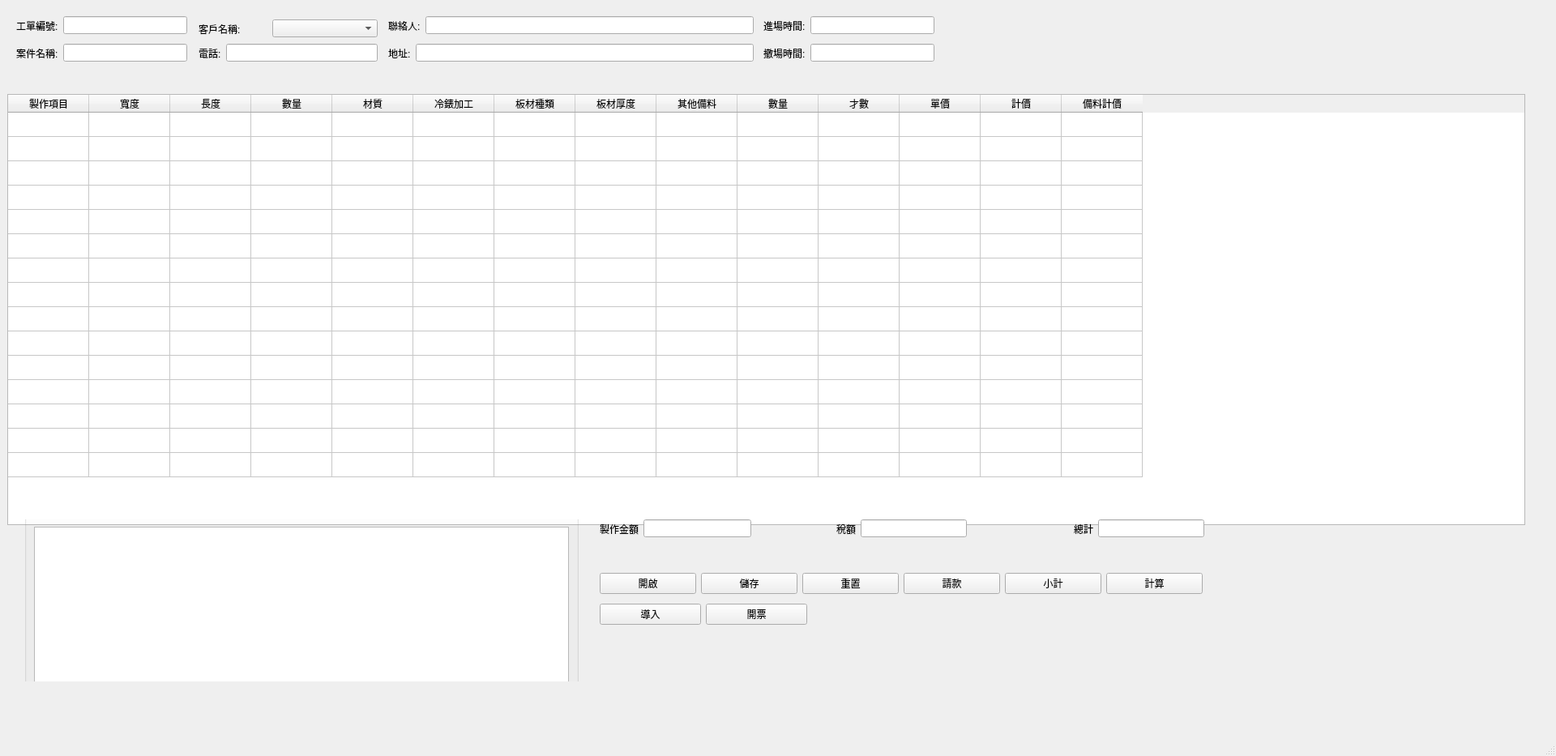
<?xml version="1.0" encoding="UTF-8"?>
<ui version="4.0">
 <class>MainWindow</class>
 <widget class="QMainWindow" name="MainWindow">
  <property name="geometry">
   <rect>
    <x>0</x>
    <y>0</y>
    <width>1920</width>
    <height>933</height>
   </rect>
  </property>
  <property name="sizePolicy">
   <sizepolicy hsizetype="Expanding" vsizetype="Preferred">
    <horstretch>0</horstretch>
    <verstretch>0</verstretch>
   </sizepolicy>
  </property>
  <property name="minimumSize">
   <size>
    <width>100</width>
    <height>0</height>
   </size>
  </property>
  <property name="windowTitle">
   <string>MainWindow</string>
  </property>
  <widget class="QWidget" name="centralwidget">
   <widget class="QWidget" name="">
    <property name="geometry">
     <rect>
      <x>0</x>
      <y>0</y>
      <width>1891</width>
      <height>841</height>
     </rect>
    </property>
    <layout class="QVBoxLayout" name="verticalLayout_2">
     <item>
      <widget class="QWidget" name="wdg_topContent" native="true">
       <property name="minimumSize">
        <size>
         <width>0</width>
         <height>101</height>
        </size>
       </property>
       <widget class="QWidget" name="">
        <property name="geometry">
         <rect>
          <x>10</x>
          <y>10</y>
          <width>1161</width>
          <height>81</height>
         </rect>
        </property>
        <layout class="QGridLayout" name="lay_topgrid" rowstretch="1,1" columnstretch="1,1,2,1">
         <item row="0" column="0">
          <widget class="QWidget" name="wdg_workNum" native="true">
           <property name="sizePolicy">
            <sizepolicy hsizetype="Preferred" vsizetype="Minimum">
             <horstretch>0</horstretch>
             <verstretch>0</verstretch>
            </sizepolicy>
           </property>
           <property name="minimumSize">
            <size>
             <width>0</width>
             <height>20</height>
            </size>
           </property>
           <widget class="QWidget" name="">
            <property name="geometry">
             <rect>
              <x>10</x>
              <y>10</y>
              <width>211</width>
              <height>23</height>
             </rect>
            </property>
            <layout class="QHBoxLayout" name="horizontalLayout">
             <item>
              <widget class="QLabel" name="lbl_workNum">
               <property name="text">
                <string>工單編號:</string>
               </property>
              </widget>
             </item>
             <item>
              <widget class="QLineEdit" name="le_worknum"/>
             </item>
            </layout>
           </widget>
          </widget>
         </item>
         <item row="0" column="1">
          <widget class="QWidget" name="wdg_customerName" native="true">
           <property name="sizePolicy">
            <sizepolicy hsizetype="Preferred" vsizetype="Minimum">
             <horstretch>0</horstretch>
             <verstretch>0</verstretch>
            </sizepolicy>
           </property>
           <property name="minimumSize">
            <size>
             <width>0</width>
             <height>20</height>
            </size>
           </property>
           <widget class="QWidget" name="">
            <property name="geometry">
             <rect>
              <x>0</x>
              <y>10</y>
              <width>221</width>
              <height>31</height>
             </rect>
            </property>
            <layout class="QHBoxLayout" name="horizontalLayout_3">
             <item>
              <widget class="QLabel" name="lbl_customerName">
               <property name="text">
                <string>客戶名稱:</string>
               </property>
              </widget>
             </item>
             <item>
              <widget class="QComboBox" name="cb_customerName">
               <property name="minimumSize">
                <size>
                 <width>130</width>
                 <height>0</height>
                </size>
               </property>
              </widget>
             </item>
            </layout>
           </widget>
          </widget>
         </item>
         <item row="0" column="2">
          <widget class="QWidget" name="wdg_contactName" native="true">
           <property name="sizePolicy">
            <sizepolicy hsizetype="Preferred" vsizetype="Minimum">
             <horstretch>0</horstretch>
             <verstretch>0</verstretch>
            </sizepolicy>
           </property>
           <property name="minimumSize">
            <size>
             <width>150</width>
             <height>20</height>
            </size>
           </property>
           <widget class="QWidget" name="">
            <property name="geometry">
             <rect>
              <x>0</x>
              <y>10</y>
              <width>451</width>
              <height>23</height>
             </rect>
            </property>
            <layout class="QHBoxLayout" name="horizontalLayout_5">
             <item>
              <widget class="QLabel" name="lbl_contactName">
               <property name="text">
                <string>聯絡人:</string>
               </property>
               <property name="alignment">
                <set>Qt::AlignLeading|Qt::AlignLeft|Qt::AlignVCenter</set>
               </property>
              </widget>
             </item>
             <item>
              <widget class="QLineEdit" name="le_contactName"/>
             </item>
            </layout>
           </widget>
          </widget>
         </item>
         <item row="0" column="3">
          <widget class="QWidget" name="wdg_startTime" native="true">
           <property name="sizePolicy">
            <sizepolicy hsizetype="Preferred" vsizetype="Minimum">
             <horstretch>0</horstretch>
             <verstretch>0</verstretch>
            </sizepolicy>
           </property>
           <property name="minimumSize">
            <size>
             <width>150</width>
             <height>20</height>
            </size>
           </property>
           <widget class="QWidget" name="">
            <property name="geometry">
             <rect>
              <x>0</x>
              <y>10</y>
              <width>211</width>
              <height>23</height>
             </rect>
            </property>
            <layout class="QHBoxLayout" name="horizontalLayout_7">
             <item>
              <widget class="QLabel" name="lbl_startTime">
               <property name="text">
                <string>進場時間:</string>
               </property>
              </widget>
             </item>
             <item>
              <widget class="QLineEdit" name="le_startTime"/>
             </item>
            </layout>
           </widget>
          </widget>
         </item>
         <item row="1" column="0">
          <widget class="QWidget" name="wdg_caseName" native="true">
           <property name="minimumSize">
            <size>
             <width>0</width>
             <height>20</height>
            </size>
           </property>
           <widget class="QWidget" name="">
            <property name="geometry">
             <rect>
              <x>10</x>
              <y>0</y>
              <width>211</width>
              <height>23</height>
             </rect>
            </property>
            <layout class="QHBoxLayout" name="horizontalLayout_2">
             <item>
              <widget class="QLabel" name="lbl_caseName">
               <property name="text">
                <string>案件名稱:</string>
               </property>
              </widget>
             </item>
             <item>
              <widget class="QLineEdit" name="le_caseName"/>
             </item>
            </layout>
           </widget>
          </widget>
         </item>
         <item row="1" column="1">
          <widget class="QWidget" name="wdg_phone" native="true">
           <property name="minimumSize">
            <size>
             <width>0</width>
             <height>20</height>
            </size>
           </property>
           <widget class="QWidget" name="">
            <property name="geometry">
             <rect>
              <x>0</x>
              <y>0</y>
              <width>221</width>
              <height>23</height>
             </rect>
            </property>
            <layout class="QHBoxLayout" name="horizontalLayout_4">
             <item>
              <widget class="QLabel" name="lbl_phone">
               <property name="text">
                <string>電話:</string>
               </property>
              </widget>
             </item>
             <item>
              <widget class="QLineEdit" name="le_phone"/>
             </item>
            </layout>
           </widget>
          </widget>
         </item>
         <item row="1" column="2">
          <widget class="QWidget" name="wdg_address" native="true">
           <property name="minimumSize">
            <size>
             <width>150</width>
             <height>20</height>
            </size>
           </property>
           <widget class="QWidget" name="">
            <property name="geometry">
             <rect>
              <x>0</x>
              <y>0</y>
              <width>451</width>
              <height>23</height>
             </rect>
            </property>
            <layout class="QHBoxLayout" name="horizontalLayout_6">
             <item>
              <widget class="QLabel" name="lbl_address">
               <property name="text">
                <string>地址:</string>
               </property>
              </widget>
             </item>
             <item>
              <widget class="QLineEdit" name="lle_address">
               <property name="minimumSize">
                <size>
                 <width>0</width>
                 <height>0</height>
                </size>
               </property>
              </widget>
             </item>
            </layout>
           </widget>
          </widget>
         </item>
         <item row="1" column="3">
          <widget class="QWidget" name="wdg_endTime" native="true">
           <property name="minimumSize">
            <size>
             <width>150</width>
             <height>20</height>
            </size>
           </property>
           <widget class="QWidget" name="">
            <property name="geometry">
             <rect>
              <x>0</x>
              <y>0</y>
              <width>211</width>
              <height>23</height>
             </rect>
            </property>
            <layout class="QHBoxLayout" name="horizontalLayout_8">
             <item>
              <widget class="QLabel" name="lbl_endTime">
               <property name="text">
                <string>撤場時間:</string>
               </property>
              </widget>
             </item>
             <item>
              <widget class="QLineEdit" name="le_endTime"/>
             </item>
            </layout>
           </widget>
          </widget>
         </item>
        </layout>
       </widget>
      </widget>
     </item>
     <item>
      <widget class="QWidget" name="wdg_lineItems" native="true">
       <property name="sizePolicy">
        <sizepolicy hsizetype="Preferred" vsizetype="Minimum">
         <horstretch>0</horstretch>
         <verstretch>0</verstretch>
        </sizepolicy>
       </property>
       <property name="minimumSize">
        <size>
         <width>0</width>
         <height>550</height>
        </size>
       </property>
       <layout class="QVBoxLayout" name="verticalLayout">
        <item>
         <widget class="QTableWidget" name="tbl_lineItems">
          <property name="sizePolicy">
           <sizepolicy hsizetype="Expanding" vsizetype="MinimumExpanding">
            <horstretch>0</horstretch>
            <verstretch>0</verstretch>
           </sizepolicy>
          </property>
          <property name="minimumSize">
           <size>
            <width>0</width>
            <height>400</height>
           </size>
          </property>
          <property name="rowCount">
           <number>15</number>
          </property>
          <property name="columnCount">
           <number>14</number>
          </property>
          <attribute name="horizontalHeaderCascadingSectionResizes">
           <bool>false</bool>
          </attribute>
          <attribute name="horizontalHeaderShowSortIndicator" stdset="0">
           <bool>false</bool>
          </attribute>
          <attribute name="horizontalHeaderStretchLastSection">
           <bool>false</bool>
          </attribute>
          <attribute name="verticalHeaderVisible">
           <bool>false</bool>
          </attribute>
          <attribute name="verticalHeaderCascadingSectionResizes">
           <bool>false</bool>
          </attribute>
          <attribute name="verticalHeaderShowSortIndicator" stdset="0">
           <bool>false</bool>
          </attribute>
          <attribute name="verticalHeaderStretchLastSection">
           <bool>false</bool>
          </attribute>
          <row/>
          <row/>
          <row/>
          <row/>
          <row/>
          <row/>
          <row/>
          <row/>
          <row/>
          <row/>
          <row/>
          <row/>
          <row/>
          <row/>
          <row/>
          <column>
           <property name="text">
            <string>製作項目</string>
           </property>
          </column>
          <column>
           <property name="text">
            <string>寬度</string>
           </property>
          </column>
          <column>
           <property name="text">
            <string>長度</string>
           </property>
          </column>
          <column>
           <property name="text">
            <string>數量</string>
           </property>
          </column>
          <column>
           <property name="text">
            <string>材質</string>
           </property>
          </column>
          <column>
           <property name="text">
            <string>冷錶加工</string>
           </property>
          </column>
          <column>
           <property name="text">
            <string>板材種類</string>
           </property>
          </column>
          <column>
           <property name="text">
            <string>板材厚度</string>
           </property>
          </column>
          <column>
           <property name="text">
            <string>其他備料</string>
           </property>
          </column>
          <column>
           <property name="text">
            <string>數量</string>
           </property>
          </column>
          <column>
           <property name="text">
            <string>才數</string>
           </property>
          </column>
          <column>
           <property name="text">
            <string>單價</string>
           </property>
          </column>
          <column>
           <property name="text">
            <string>計價</string>
           </property>
          </column>
          <column>
           <property name="text">
            <string>備料計價</string>
           </property>
          </column>
         </widget>
        </item>
       </layout>
      </widget>
     </item>
     <item>
      <widget class="QWidget" name="wdg_bottomSection" native="true">
       <property name="minimumSize">
        <size>
         <width>0</width>
         <height>200</height>
        </size>
       </property>
       <widget class="QWidget" name="">
        <property name="geometry">
         <rect>
          <x>30</x>
          <y>-20</y>
          <width>1481</width>
          <height>321</height>
         </rect>
        </property>
        <layout class="QHBoxLayout" name="horizontalLayout_17">
         <item>
          <widget class="QGroupBox" name="grp_remark">
           <property name="title">
            <string>備註</string>
           </property>
           <layout class="QHBoxLayout" name="horizontalLayout_9">
            <item>
             <widget class="QTextEdit" name="te_remark"/>
            </item>
           </layout>
          </widget>
         </item>
         <item>
          <widget class="QWidget" name="wdg_summaryActions" native="true">
           <property name="minimumSize">
            <size>
             <width>791</width>
             <height>0</height>
            </size>
           </property>
           <widget class="QWidget" name="wdg_amountSummary" native="true">
            <property name="geometry">
             <rect>
              <x>10</x>
              <y>10</y>
              <width>871</width>
              <height>61</height>
             </rect>
            </property>
            <layout class="QHBoxLayout" name="horizontalLayout_13">
             <item>
              <widget class="QWidget" name="wdg_productionAmountField" native="true">
               <widget class="QWidget" name="">
                <property name="geometry">
                 <rect>
                  <x>10</x>
                  <y>10</y>
                  <width>187</width>
                  <height>23</height>
                 </rect>
                </property>
                <layout class="QHBoxLayout" name="horizontalLayout_10">
                 <item>
                  <widget class="QLabel" name="lbl_productionAmount">
                   <property name="text">
                    <string>製作金額</string>
                   </property>
                  </widget>
                 </item>
                 <item>
                  <widget class="QLineEdit" name="le_productionAmount"/>
                 </item>
                </layout>
               </widget>
              </widget>
             </item>
             <item>
              <widget class="QWidget" name="wdg_taxAmountField" native="true">
               <widget class="QWidget" name="">
                <property name="geometry">
                 <rect>
                  <x>10</x>
                  <y>10</y>
                  <width>161</width>
                  <height>23</height>
                 </rect>
                </property>
                <layout class="QHBoxLayout" name="horizontalLayout_11">
                 <item>
                  <widget class="QLabel" name="lbl_taxAmount">
                   <property name="text">
                    <string>稅額</string>
                   </property>
                  </widget>
                 </item>
                 <item>
                  <widget class="QLineEdit" name="le_taxAmount"/>
                 </item>
                </layout>
               </widget>
              </widget>
             </item>
             <item>
              <widget class="QWidget" name="wdg_totalAmountField" native="true">
               <widget class="QWidget" name="">
                <property name="geometry">
                 <rect>
                  <x>10</x>
                  <y>10</y>
                  <width>161</width>
                  <height>23</height>
                 </rect>
                </property>
                <layout class="QHBoxLayout" name="horizontalLayout_12">
                 <item>
                  <widget class="QLabel" name="lbl_totalAmount">
                   <property name="text">
                    <string>總計</string>
                   </property>
                  </widget>
                 </item>
                 <item>
                  <widget class="QLineEdit" name="le_totalAmount"/>
                 </item>
                </layout>
               </widget>
              </widget>
             </item>
            </layout>
           </widget>
           <widget class="QWidget" name="wdg_actionButtons" native="true">
            <property name="geometry">
             <rect>
              <x>10</x>
              <y>70</y>
              <width>791</width>
              <height>80</height>
             </rect>
            </property>
            <widget class="QWidget" name="">
             <property name="geometry">
              <rect>
               <x>10</x>
               <y>10</y>
               <width>744</width>
               <height>78</height>
              </rect>
             </property>
             <layout class="QVBoxLayout" name="verticalLayout_3">
              <item>
               <layout class="QHBoxLayout" name="horizontalLayout_14">
                <item>
                 <widget class="QPushButton" name="btn_open">
                  <property name="text">
                   <string>開啟</string>
                  </property>
                 </widget>
                </item>
                <item>
                 <widget class="QPushButton" name="btn_save">
                  <property name="text">
                   <string>儲存</string>
                  </property>
                 </widget>
                </item>
                <item>
                 <widget class="QPushButton" name="btn_reset">
                  <property name="text">
                   <string>重置</string>
                  </property>
                 </widget>
                </item>
                <item>
                 <widget class="QPushButton" name="btn_billing">
                  <property name="text">
                   <string>請款</string>
                  </property>
                 </widget>
                </item>
                <item>
                 <widget class="QPushButton" name="btn_subtotal">
                  <property name="text">
                   <string>小計</string>
                  </property>
                 </widget>
                </item>
                <item>
                 <widget class="QPushButton" name="btn_calcuate">
                  <property name="text">
                   <string>計算</string>
                  </property>
                 </widget>
                </item>
               </layout>
              </item>
              <item>
               <layout class="QHBoxLayout" name="horizontalLayout_16">
                <item>
                 <layout class="QHBoxLayout" name="horizontalLayout_15">
                  <item>
                   <widget class="QPushButton" name="btn_import">
                    <property name="minimumSize">
                     <size>
                      <width>125</width>
                      <height>0</height>
                     </size>
                    </property>
                    <property name="text">
                     <string>導入</string>
                    </property>
                   </widget>
                  </item>
                  <item>
                   <widget class="QPushButton" name="btn_invoice">
                    <property name="minimumSize">
                     <size>
                      <width>125</width>
                      <height>0</height>
                     </size>
                    </property>
                    <property name="text">
                     <string>開票</string>
                    </property>
                   </widget>
                  </item>
                 </layout>
                </item>
                <item>
                 <spacer name="horizontalSpacer">
                  <property name="orientation">
                   <enum>Qt::Horizontal</enum>
                  </property>
                  <property name="sizeHint" stdset="0">
                   <size>
                    <width>478</width>
                    <height>20</height>
                   </size>
                  </property>
                 </spacer>
                </item>
               </layout>
              </item>
             </layout>
            </widget>
           </widget>
          </widget>
         </item>
        </layout>
       </widget>
      </widget>
     </item>
    </layout>
   </widget>
  </widget>
  <widget class="QMenuBar" name="menubar">
   <property name="geometry">
    <rect>
     <x>0</x>
     <y>0</y>
     <width>1920</width>
     <height>30</height>
    </rect>
   </property>
  </widget>
  <widget class="QStatusBar" name="statusbar"/>
 </widget>
 <resources/>
 <connections/>
</ui>
